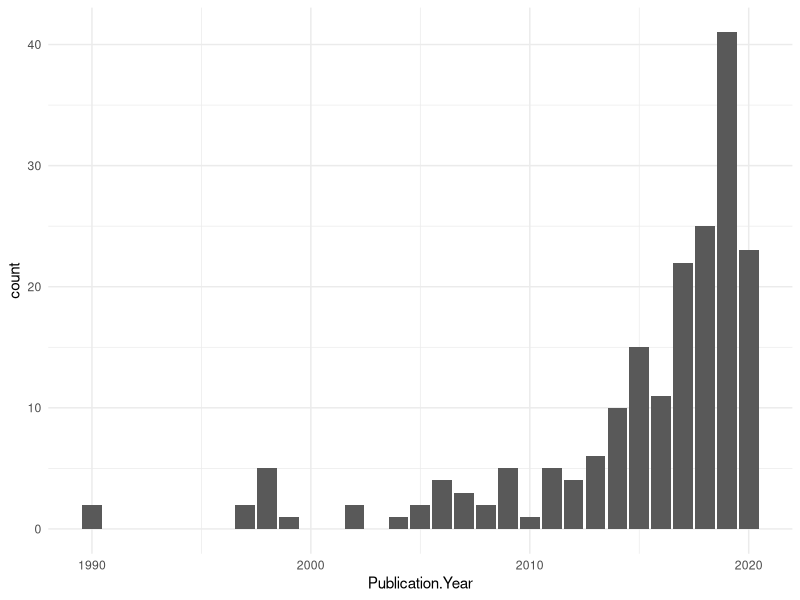
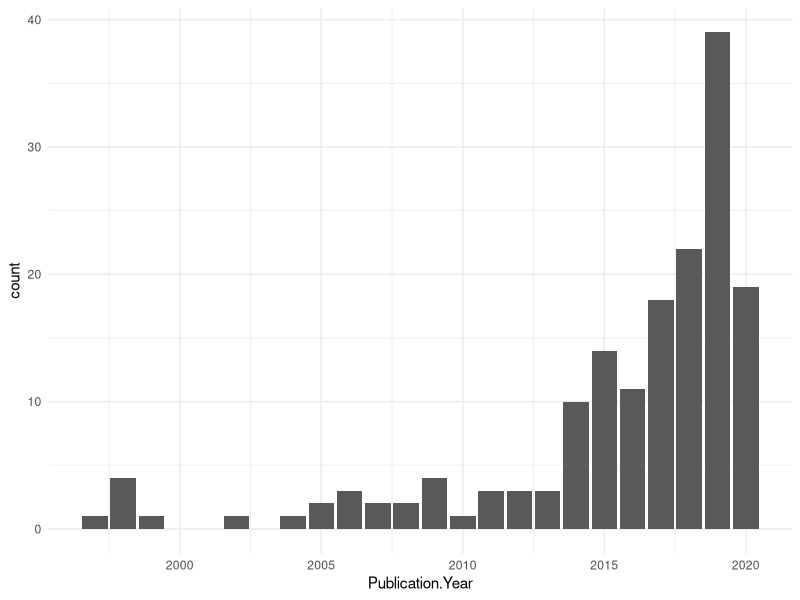
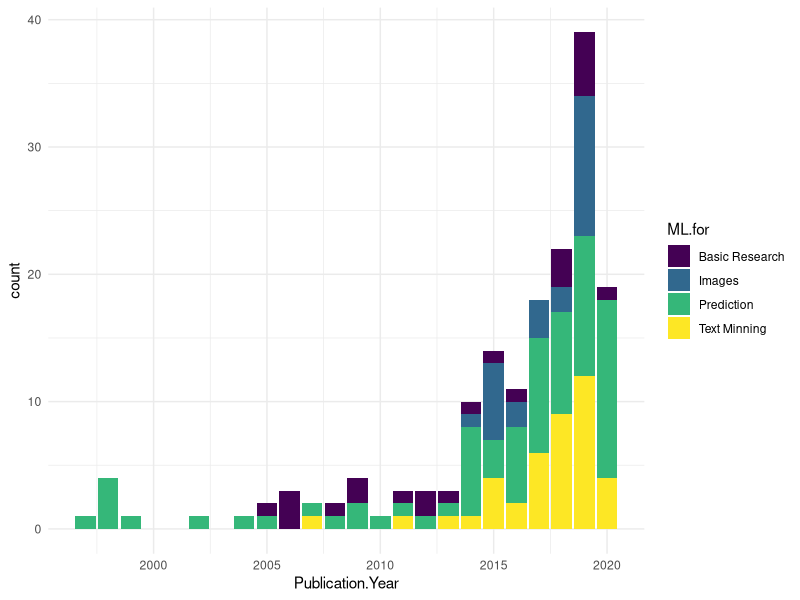
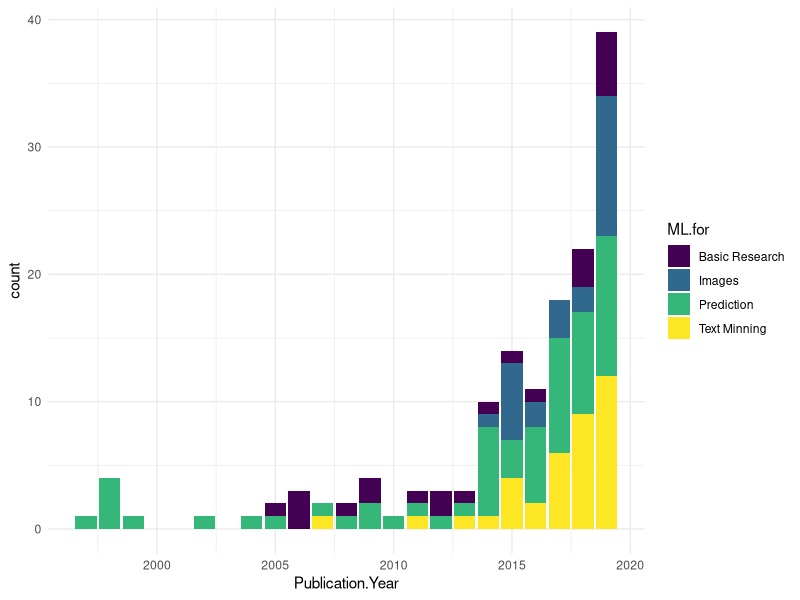
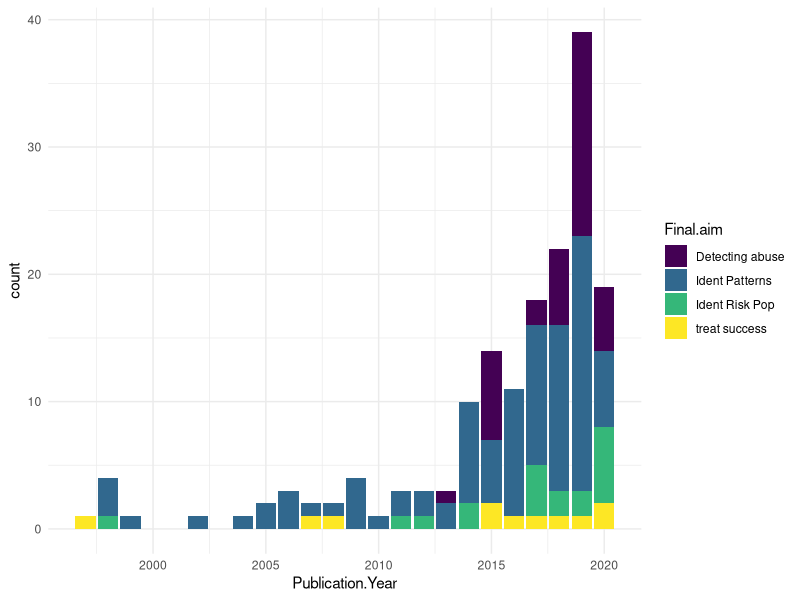
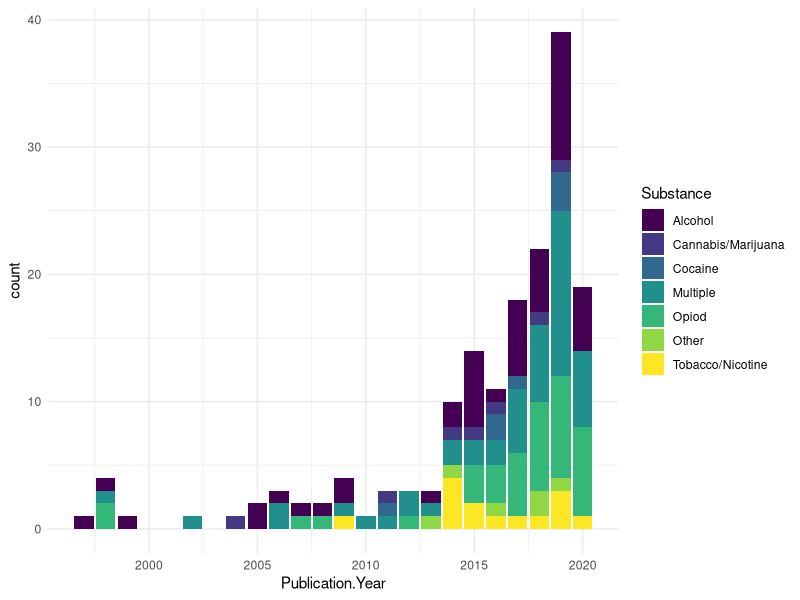

Generate these figures, in order, with R:

######################################################################################################################
#  LIBRARIES
######################################################################################################################

library(viridisLite)
library(viridis)
library(tidyverse)


######################################################################################################################
# Analysis of machine learning articles in the addiction research field
# Data were extracted from Pubmed, details of variables are mentioned in the accompanying file.

######################################################################################################################
#  DATASET
######################################################################################################################

addiction_db <- read.csv2("MachineLearning_addiction_articles.csv")


######################################################################################################################
#  PLOTS
######################################################################################################################

View(addiction_db)


# articles per year  
ggplot(data=addiction_db)+
  geom_bar(mapping = aes(x=Publication.Year))+
  theme_minimal()+
  scale_fill_viridis(discrete = TRUE, option = "D")


# articles per year (original articles)
addiction_db_OrgArticles <- filter(addiction_db, Type == "Org_Article")

ggplot(data=addiction_db_OrgArticles)+
  geom_bar(mapping = aes(x=Publication.Year))+
  theme_minimal()+
  scale_fill_viridis(discrete = TRUE, option = "D")


# articles per year with regard to the machine learning application (ML.for)
ggplot(data=addiction_db_OrgArticles)+
  geom_bar(mapping = aes(x=Publication.Year, fill=ML.for))+
  theme_minimal()+
  scale_fill_viridis(discrete = TRUE, option = "D")

# considering that the year 2020 was incomplete, it was removed from the final figure

addiction_db_OrgArticles_1 <- filter(addiction_db_OrgArticles, Publication.Year!=2020)
View(addiction_db_OrgArticles_1)

# articles per year with regard to the machine learning application (ML.for). This was included in the article.
ggplot(data=addiction_db_OrgArticles_1)+
  geom_bar(mapping = aes(x=Publication.Year, fill=ML.for))+
  theme_minimal()+
  scale_fill_viridis(discrete = TRUE, option = "D")


# original articles per year with regard to the study final aim (Final.aim)
ggplot(data=addiction_db_OrgArticles)+
  geom_bar(mapping = aes(x=Publication.Year, fill=Final.aim))+
  theme_minimal()+
  scale_fill_viridis(discrete = TRUE, option = "D")


# original articles per year with regard to the substance (Substance)
ggplot(data=addiction_db_OrgArticles)+
  geom_bar(mapping = aes(x=Publication.Year, fill=Substance))+
  theme_minimal()+
  scale_fill_viridis(discrete = TRUE, option = "D")


######################################################################################################################
# Relationship between addiction articles (without any additional tag) and the machine learning addiction articles 
# Counts were extracted from Pubmed, the ratio between total articles and machine learning is determined

######################################################################################################################
#  DATASET
######################################################################################################################

Relat_MLTotal <- read.csv2("Relation_Addiction_ML-Total.csv")


######################################################################################################################
#  ANALYSIS
######################################################################################################################

View(Relat_MLTotal)

Relat_MLTotal$ratio <- Relat_MLTotal$Addiction_ML_Count/Relat_MLTotal$Addiction_Total_Count

Relat_MLTotal$Percent <- Relat_MLTotal$ratio*100

Relat_MLTotal %>% filter(Addiction_Total_Year == 2019 | 
                           Addiction_Total_Year == 2015 |
                           Addiction_Total_Year == 2010 |
                           Addiction_Total_Year == 2005) %>% 
  select(Addiction_Total_Year, Percent)









